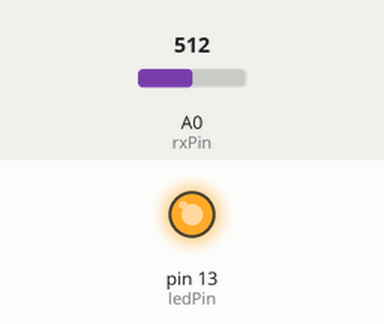
Simulated run of this sketch. Board: Arduino Uno, built with avr-gcc and run on an emulated ATmega328P. On the bench: output pins drawn as LEDs (lit = HIGH). Inputs (shaded band) come from the test bench; at power-on: A0 (rxPin) = 512. What the sketch prints to the serial monitor is not drawn.

Above: at 1.2 s.
1.3 s: A0 (rxPin) set to 504
At 2.1 s:
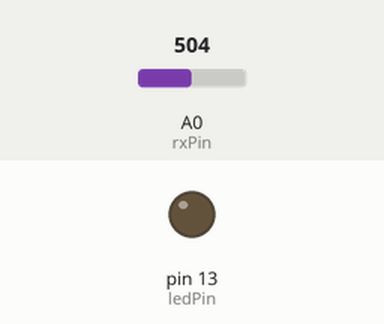
2.8 s: A0 (rxPin) set to 716
At 3.3 s:
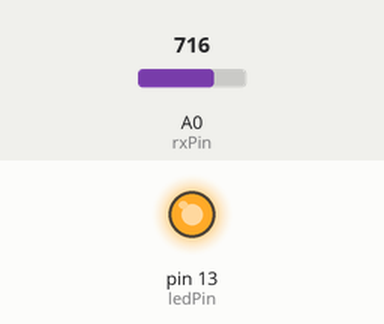
4.3 s: A0 (rxPin) set to 511
At 5.6 s:
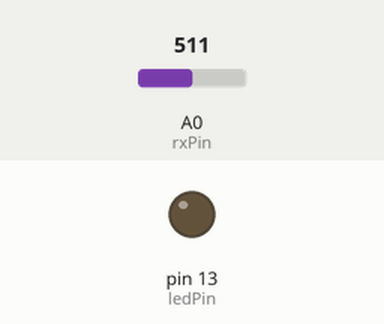
Timing chart, 0 to 7.3 s (numbered marks = the images above; inputs shaded):
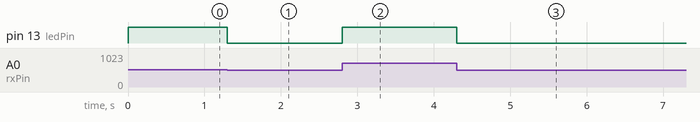

Measured:
- the behaviour switches between 512 and 511 on A0 (rxPin) (found by bisection; images 0 and 1)
- after the input at 1.3 s, pin 13 (ledPin): HIGH → LOW at once
- after the input at 2.8 s, pin 13 (ledPin): LOW → HIGH at once
- after the input at 4.3 s, pin 13 (ledPin): HIGH → LOW at once

The sketch:

PillowReceiver.ino
```cpp
const int rxPin = A0;
const int ledPin = 13;


void setup()
{
  Serial.begin(115200);
  pinMode(ledPin, OUTPUT);
  //pinMode(5,OUTPUT);
  //digitalWrite(5,HIGH);
  //Serial.begin(115200);

}

void loop()
{


  analogWrite(ledPin, analogRead(rxPin)/4);
Serial.println(  analogRead(rxPin));

}
```
